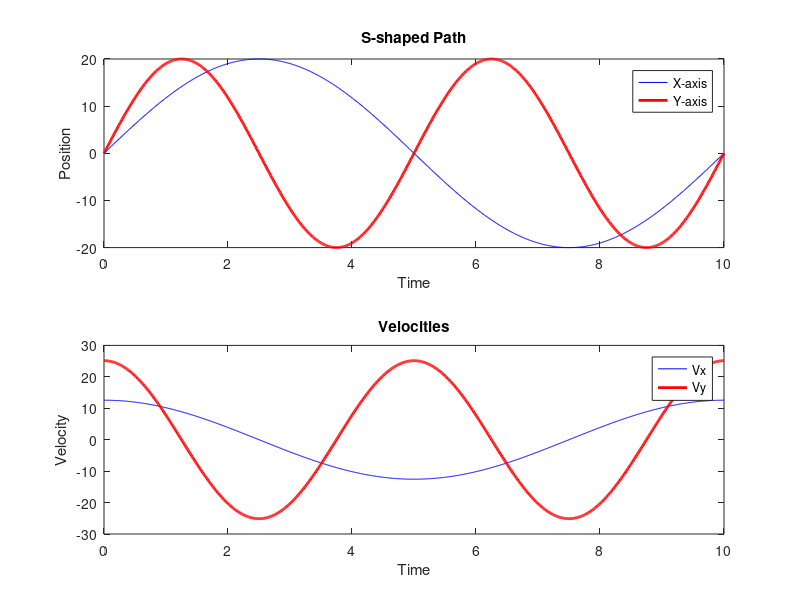
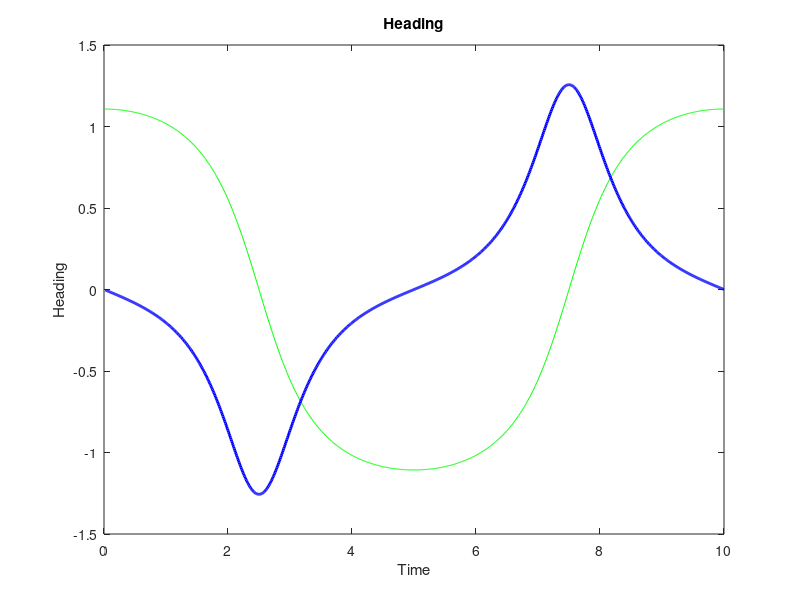

MATLAB code for these plots, in order:
function [x, y, psi, x_dot, y_dot, psi_dot] = generate_trajectory()
    % Define parameters for the S-shaped path
    amplitude = 20;   % Amplitude of the S-shape
    frequency = 0.1;  % Frequency of the S-shape
    time_interval = 10;  % Total time interval for the path
    dt = 0.01;  % Time step

    % Generate the S-shaped path
    t = 0:dt:time_interval;
    x = amplitude * sin(2 * pi * frequency * t);
    y = amplitude * sin(4 * pi * frequency * t);
    psi = atan(y ./ x);
    %psi = unwrap(psi);

    % Calculate velocities
    x_dot = gradient(x) / dt;
    y_dot = gradient(y) / dt;
    psi_dot = gradient(psi) / dt;


    % Plot the S-shaped path, velocities, and heading
    figure;
    subplot(2, 1, 1);
    plot(t, x, 'b-', t, y, 'r-', 'LineWidth', 2);
    legend('X-axis', 'Y-axis');
    xlabel('Time');
    ylabel('Position');
    title('S-shaped Path');

    subplot(2, 1, 2);
    plot(t, x_dot, 'b-', t, y_dot, 'r-', 'LineWidth', 2);
    legend('Vx', 'Vy');
    xlabel('Time');
    ylabel('Velocity');
    title('Velocities');

    figure
    plot(t, psi, 'g-', t, psi_dot, 'b-', 'LineWidth', 2);
    xlabel('Time');
    ylabel('Heading');
    title('Heading');

    % Save the path, velocities, and heading to a file
    pos = [x; y; psi];
    vel = [x_dot; y_dot; psi_dot];
    save('trajectory.mat', 'pos', 'vel');
end
